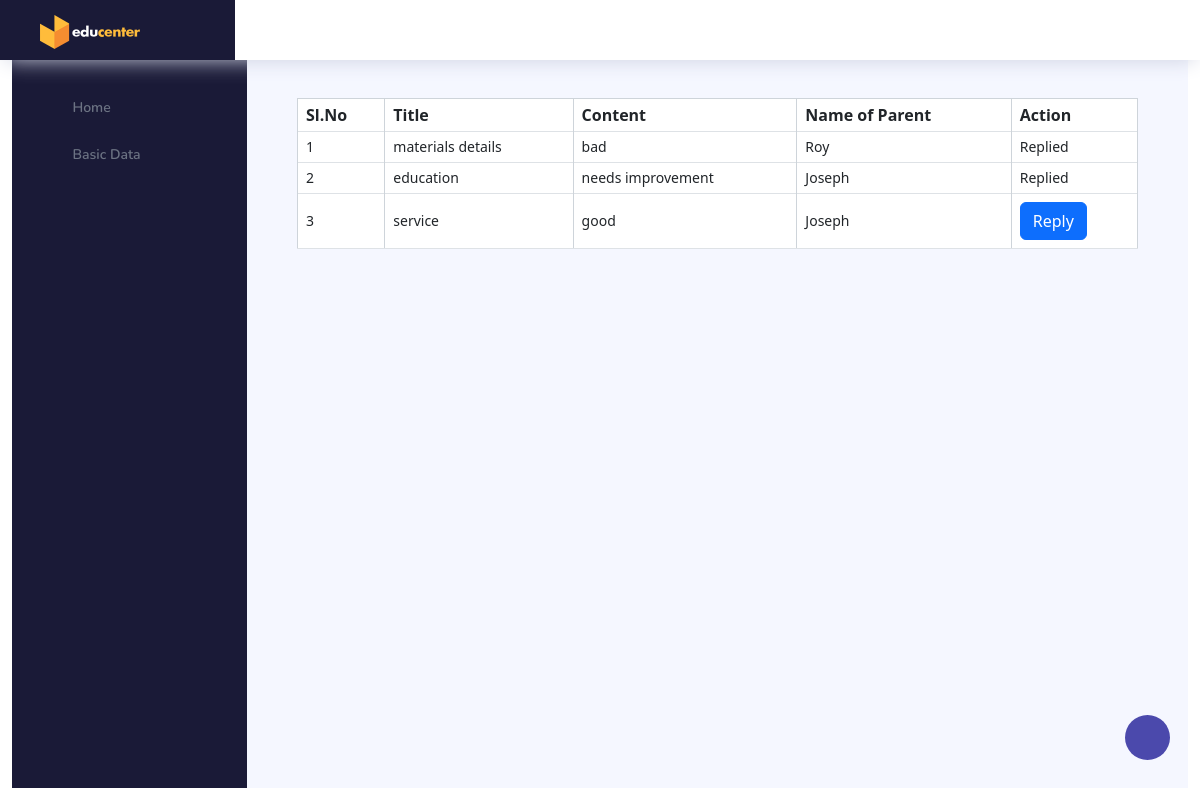
The page /project/Admin/ViewComplaint.php (signed in) on the database as committed earlier.
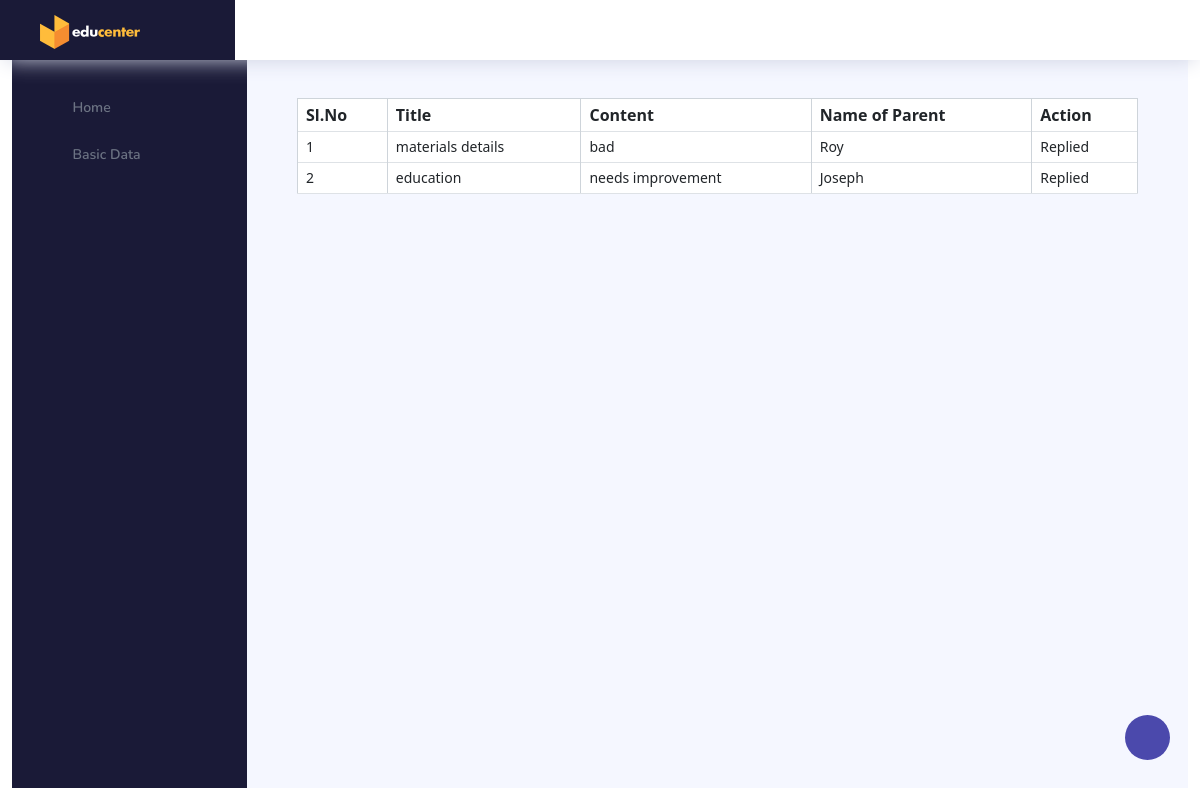
The same page on the database as committed later.
### tables this page shows
CREATE TABLE `tbl_complaint` (
  `complaint_id` int(11) NOT NULL auto_increment,
  `complaint_title` varchar(50) NOT NULL,
  `complaint_content` varchar(100) NOT NULL,
  `complaint_date` varchar(100) NOT NULL,
  `complaint_reply` varchar(100) NOT NULL default 'Not Yet Viewd',
  `complaint_status` varchar(100) NOT NULL default '0',
  `parent_id` int(11) NOT NULL,
  PRIMARY KEY  (`complaint_id`)
);

CREATE TABLE `tbl_parent` (
  `parent_id` int(11) NOT NULL auto_increment,
  `parent_name` varchar(50) NOT NULL,
  `student_name` varchar(50) NOT NULL,
  `parent_contact` varchar(50) NOT NULL,
  `parent_email` varchar(50) NOT NULL,
  `student_photo` varchar(50) NOT NULL,
  `place_id` int(11) NOT NULL,
  `parent_pass` varchar(50) NOT NULL,
  PRIMARY KEY  (`parent_id`)
);

### project/Admin/ViewComplaint.php (the view, shortened to what this page needs)
<?php
include("Head.php");
?>
<!DOCTYPE html>
<html lang="en">
<head>
    <link href="https://cdn.jsdelivr.net/npm/bootstrap@5.3.0/dist/css/bootstrap.min.css" rel="stylesheet">
</head>
<body>
<div class="container">
    <form action="" method="post">
        <table class="table table-bordered" align="center" cellpadding="10">
            <tr>
                <th>Sl.No</th>
                <th>Title</th>
                <th>Content</th>
                <th>Name of Parent</th>
                <th>Action</th>
            </tr>
            <?php
            $sel = "select * from tbl_complaint c inner join tbl_parent p on p.parent_id=c.parent_id";
            $data = mysql_query($sel);
            $i = 0;
            while ($row = mysql_fetch_array($data)) {
                $i++;
                ?>
                <tr>
                    <td><?php echo $i ?></td>
                    <td><?php echo $row["complaint_title"] ?></td>
                    <td><?php echo $row["complaint_content"] ?></td>
                    <td><?php echo $row["parent_name"] ?></td>
                    <td>
                        <?php
                        if ($row["complaint_status"] == 1) {
                            echo "Replied";
                        } else {
                            ?>
                            <a href="Reply.php?cid=<?php echo $row["complaint_id"] ?>" class="btn btn-primary">Reply</a>
                            <?php
                        }
                        ?>
                    </td>
                </tr>
                <?php
            }
            ?>
        </table>
    </form>
</div>
</body>
</html>
<br><br><br><br><br><br><br><br><br><br><br><br><br><br><br><br>

Rows that differ between the two databases and show on the page:
removed tbl_complaint: complaint_title "service", complaint_content "good", parent.parent_name "Joseph"
